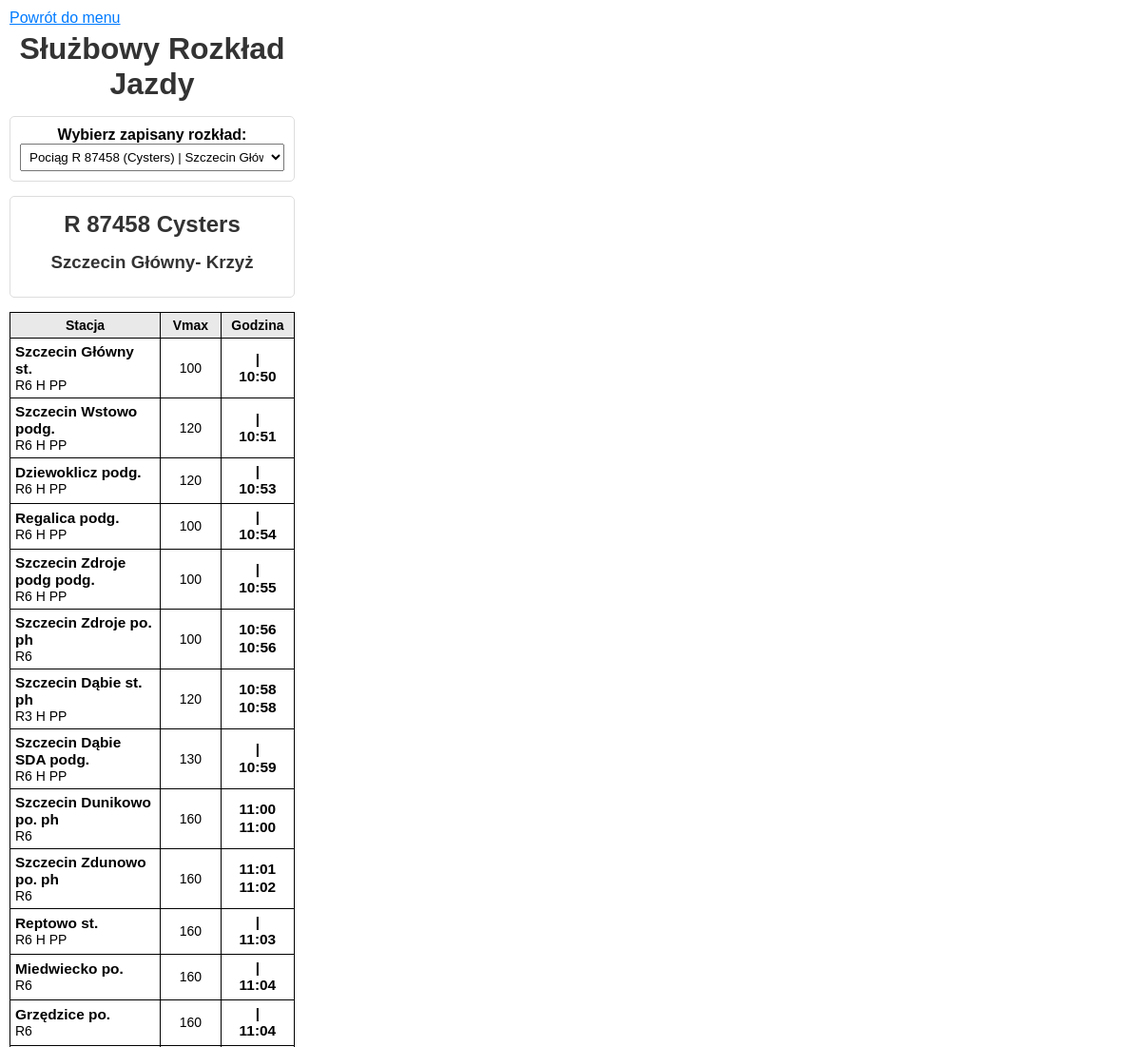
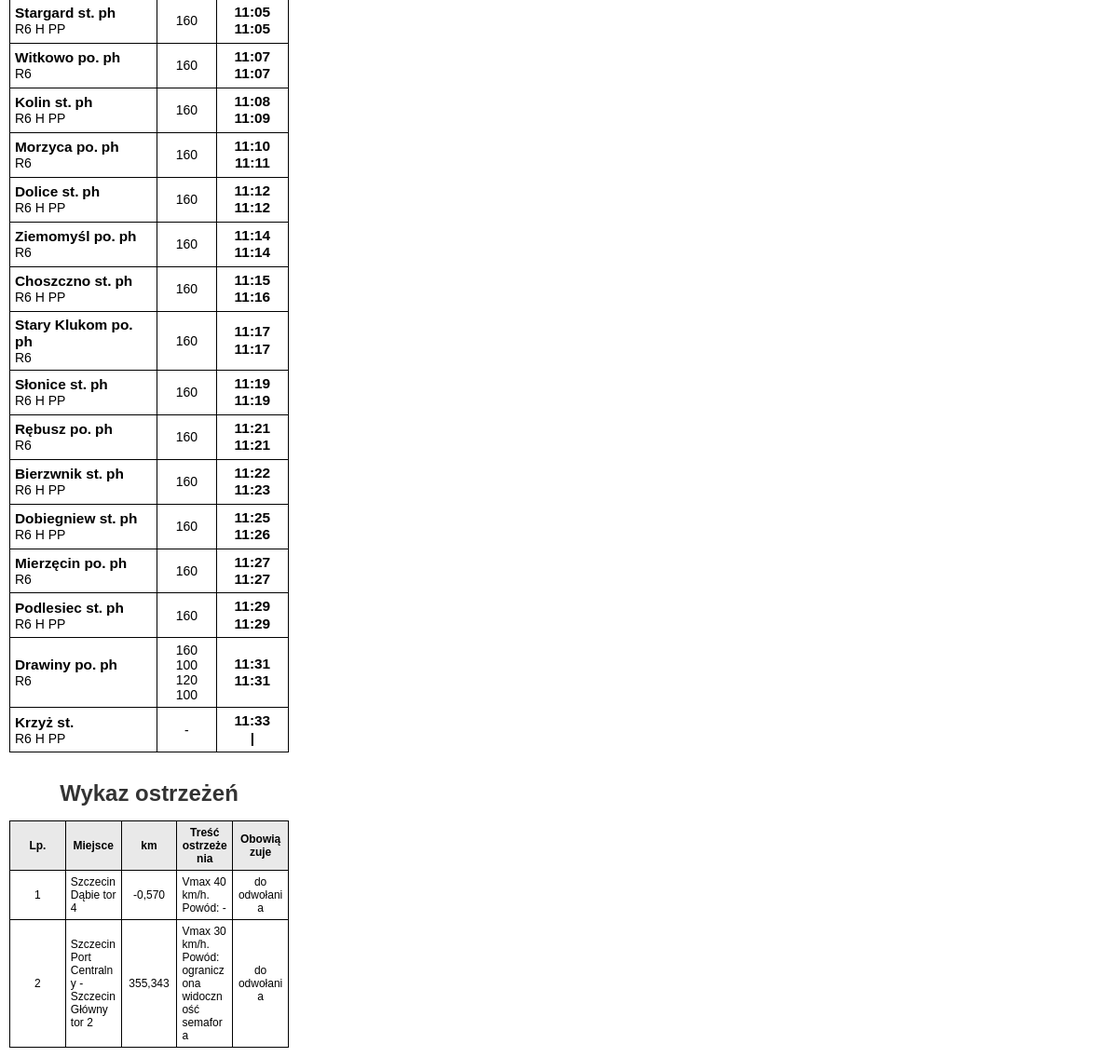
/podglad_maszynisty.php?id_przejazdu=107, run on the app's committed database (2 pictures, top to bottom).
### tables this page shows
CREATE TABLE `przejazdy` (
  `id_przejazdu` int(11) NOT NULL,
  `id_trasy` int(11) NOT NULL,
  `numer_pociagu` varchar(20) NOT NULL,
  `id_typu_pociagu` int(11) DEFAULT NULL,
  `nazwa_pociagu` varchar(100) DEFAULT NULL,
  `daty_kursowania` varchar(255) DEFAULT NULL,
  `dni_kursowania` varchar(255) DEFAULT NULL,
  `symbole` varchar(255) DEFAULT NULL,
  `data_utworzenia` timestamp NOT NULL DEFAULT current_timestamp(),
  `przesylka_nadzwyczajna` tinyint(1) DEFAULT 0
);

CREATE TABLE `typy_pociagow` (
  `id_typu` int(11) NOT NULL,
  `id_przewoznika` int(11) NOT NULL,
  `skrot` varchar(10) NOT NULL,
  `pelna_nazwa` varchar(255) NOT NULL,
  `kolor_czcionki` varchar(20) DEFAULT NULL
);

CREATE TABLE `trasy` (
  `id_trasy` int(11) NOT NULL,
  `nazwa_trasy` varchar(255) DEFAULT NULL,
  `id_stacji_poczatkowej` int(11) DEFAULT NULL,
  `id_stacji_koncowej` int(11) DEFAULT NULL
);

CREATE TABLE `szczegoly_rozkladu` (
  `id_szczegolu` int(11) NOT NULL,
  `id_przejazdu` int(11) NOT NULL,
  `id_stacji` int(11) NOT NULL,
  `kolejnosc` int(11) NOT NULL,
  `przyjazd` time DEFAULT NULL,
  `odjazd` time DEFAULT NULL,
  `peron` varchar(5) DEFAULT NULL,
  `tor` varchar(5) DEFAULT NULL,
  `uwagi_postoju` varchar(10) DEFAULT NULL,
  `przyjazd_rzecz` time DEFAULT NULL,
  `odjazd_rzecz` time DEFAULT NULL,
  `status_dyzurnego` tinyint(1) DEFAULT 0 COMMENT '0-brak, 1-zatwierdzony',
  `czy_odwolany` tinyint(1) DEFAULT 0 COMMENT '1 - stacja odwołana',
  `typ_transportu` varchar(20) DEFAULT 'POCIAG' COMMENT 'POCIAG lub ZKA',
  `zatwierdzony` tinyint(1) DEFAULT 0,
  `status_wyswietlacza` int(11) DEFAULT 0,
  `komunikat_tablica` varchar(255) DEFAULT NULL,
  `kod_opoznienia` varchar(10) DEFAULT NULL
);

CREATE TABLE `stacje` (
  `id_stacji` int(11) NOT NULL,
  `nazwa_stacji` varchar(255) DEFAULT NULL,
  `wytluszczony_plakat` tinyint(1) NOT NULL DEFAULT 0,
  `typ_stacji_id` int(11) DEFAULT NULL,
  `uwagi` text DEFAULT NULL,
  `linia_kolejowa` text DEFAULT NULL,
  `coord_x` int(11) DEFAULT 0,
  `coord_z` int(11) DEFAULT 0,
  `czy_zapowiadac` tinyint(1) DEFAULT 0,
  `domyslny_czas_postoju` time DEFAULT '00:00:30',
  `lat` decimal(10,6) DEFAULT NULL,
  `lng` decimal(10,6) DEFAULT NULL
);

CREATE TABLE `typy_stacji` (
  `id_typu_stacji` int(11) NOT NULL,
  `nazwa_typu_stacji` varchar(255) DEFAULT NULL,
  `skrot_typu_stacji` varchar(20) DEFAULT NULL
);

CREATE TABLE `ostrzezenia` (
  `id_ostrzezenia` int(11) NOT NULL,
  `data_waznosci_od` date NOT NULL,
  `do_odwolania` tinyint(1) NOT NULL DEFAULT 0,
  `data_waznosci_do` date DEFAULT NULL,
  `miejsce_opis` varchar(255) NOT NULL COMMENT 'Np. szlak, stacja, linia',
  `nr_toru` varchar(10) DEFAULT NULL,
  `km_poczatek` varchar(20) DEFAULT NULL,
  `km_koniec` varchar(20) DEFAULT NULL,
  `predkosc_max` int(11) NOT NULL,
  `powod` text DEFAULT NULL,
  `uwagi` text DEFAULT NULL
);

### podglad_maszynisty.php (the view, shortened to what this page needs)
<?php
require 'db_config.php';
$id_przejazdu_wybranego = isset($_GET['id_przejazdu']) ? (int)$_GET['id_przejazdu'] : null;
?>
<!DOCTYPE html>
<html lang="pl">
<head>
</head>
<body>
<div class="container">
    <a href="index.php">Powrót do menu</a>
    <h1>Służbowy Rozkład Jazdy</h1>
    <div class="form-container">
        <form method="GET" action="">
            <label for="id_przejazdu"><strong>Wybierz zapisany rozkład:</strong></label>
            <select name="id_przejazdu" id="id_przejazdu" onchange="this.form.submit()">
                <?php
                $sql_przejazdy = "SELECT p.id_przejazdu, p.numer_pociagu, p.nazwa_pociagu, p.data_utworzenia, t.nazwa_trasy, tp.skrot as typ_skrot
                                  FROM przejazdy p
                                  JOIN trasy t ON p.id_trasy = t.id_trasy
                                  LEFT JOIN typy_pociagow tp ON p.id_typu_pociagu = tp.id_typu
                                  ORDER BY p.data_utworzenia DESC";
                $res = mysqli_query($conn, $sql_przejazdy);
                while ($row = mysqli_fetch_assoc($res)) {
                    $opis = "Pociąg {$row['typ_skrot']} {$row['numer_pociagu']} ({$row['nazwa_pociagu']}) | {$row['nazwa_trasy']}";
                    $selected = ($id_przejazdu_wybranego == $row['id_przejazdu']) ? "selected" : "";
                    echo "<option value='{$row['id_przejazdu']}' {$selected}>{$opis}</option>";
                }
                ?>
            </select>
        </form>
    </div>
    <?php if ($id_przejazdu_wybranego): ?>
        <?php
        $sql_info = "SELECT p.numer_pociagu, p.nazwa_pociagu, t.nazwa_trasy, tp.skrot as typ_skrot
                     FROM przejazdy p
                     JOIN trasy t ON p.id_trasy = t.id_trasy
                     LEFT JOIN typy_pociagow tp ON p.id_typu_pociagu = tp.id_typu
                     WHERE p.id_przejazdu = ?";
        $stmt_info = mysqli_prepare($conn, $sql_info);
        mysqli_stmt_bind_param($stmt_info, "i", $id_przejazdu_wybranego);
        mysqli_stmt_execute($stmt_info);
        $przejazd_info = mysqli_fetch_assoc(mysqli_stmt_get_result($stmt_info));
        $sql_szczegoly = "SELECT sr.przyjazd, sr.odjazd, sr.uwagi_postoju, s.id_stacji, s.nazwa_stacji, ts.skrot_typu_stacji, s.uwagi
                          FROM szczegoly_rozkladu sr
                          JOIN stacje s ON sr.id_stacji = s.id_stacji
                          JOIN typy_stacji ts ON s.typ_stacji_id = ts.id_typu_stacji
                          WHERE sr.id_przejazdu = ?
                          ORDER BY sr.kolejnosc ASC";
        $stmt_szczegoly = mysqli_prepare($conn, $sql_szczegoly);
        mysqli_stmt_bind_param($stmt_szczegoly, "i", $id_przejazdu_wybranego);
        mysqli_stmt_execute($stmt_szczegoly);
        $result_szczegoly = mysqli_stmt_get_result($stmt_szczegoly);
        $stacje_list = mysqli_fetch_all($result_szczegoly, MYSQLI_ASSOC);
        ?>
        <div class="info-bar">
            <h2><?= "{$przejazd_info['typ_skrot']} {$przejazd_info['numer_pociagu']} {$przejazd_info['nazwa_pociagu']}" ?></h2>
            <h3><?= $przejazd_info['nazwa_trasy'] ?></h3>
        </div>
        <table>
            <thead>
                <tr>
                    <th style="width: 55%;">Stacja</th>
                    <th style="width: 20%;">Vmax</th>
                    <th style="width: 25%;">Godzina</th>
                </tr>
            </thead>
            <tbody>
                <?php foreach ($stacje_list as $index => $stacja): ?>
                    <?php
                    $vmax = '-';
                    if ($index < count($stacje_list) - 1) {
                        $id_stacji_biezacej = $stacja['id_stacji'];
                        $id_stacji_nastepnej = $stacje_list[$index + 1]['id_stacji'];
                        $sql_vmax = "SELECT predkosc_max FROM odcinki
                                     WHERE (id_stacji_A = ? AND id_stacji_B = ?) OR (id_stacji_A = ? AND id_stacji_B = ?)";
                        $stmt_vmax = mysqli_prepare($conn, $sql_vmax);
                        mysqli_stmt_bind_param($stmt_vmax, "iiii", $id_stacji_biezacej, $id_stacji_nastepnej, $id_stacji_nastepnej, $id_stacji_biezacej);
                        mysqli_stmt_execute($stmt_vmax);
                        $res_vmax = mysqli_stmt_get_result($stmt_vmax);
                        if ($vmax_row = mysqli_fetch_assoc($res_vmax)) {
                            $vmax = $vmax_row['predkosc_max'];
                        }
                    }
                    $godzina_formatted = '';
                    if ($stacja['przyjazd'] && $stacja['odjazd'] && $stacja['przyjazd'] == $stacja['odjazd']) {
                        $godzina_formatted = "|\n" . date("H:i", strtotime($stacja['przyjazd']));
                    } elseif ($stacja['przyjazd'] && $stacja['odjazd']) {
                        $godzina_formatted = date("H:i", strtotime($stacja['przyjazd'])) . "\n" . date("H:i", strtotime($stacja['odjazd']));
                    } elseif ($stacja['odjazd']) {
                        $godzina_formatted = "|\n" . date("H:i", strtotime($stacja['odjazd']));
                    } elseif ($stacja['przyjazd']) {
                        $godzina_formatted = date("H:i", strtotime($stacja['przyjazd'])) . "\n|";
                    }
                    ?>
                    <tr>
                        <td class="station-cell">
                            <b><?= "{$stacja['nazwa_stacji']} {$stacja['skrot_typu_stacji']}" ?></b>
                            <?php if(!empty($stacja['uwagi_postoju'])) echo "<b>{$stacja['uwagi_postoju']}</b>"; ?>
                            <br>
                            <?= $stacja['uwagi'] ?>
                        </td>
                        <td><?= $vmax ?></td>
                        <td class="time-cell"><?= $godzina_formatted ?></td>
                    </tr>
                <?php endforeach; ?>
            </tbody>
        </table>
        <div class="warnings-section" style="margin-top: 30px;">
            <h2>Wykaz ostrzeżeń</h2>
            <table style="font-size: 12px;">
                <thead>
                    <tr>
                        <th>Lp.</th>
                        <th>Miejsce</th>
                        <th>km</th>
                        <th>Treść ostrzeżenia</th>
                        <th>Obowiązuje</th>
                    </tr>
                </thead>
                <tbody>
                    <?php
                    $nazwy_stacji_na_trasie = array_column($stacje_list, 'nazwa_stacji');
                    $today = date('Y-m-d');
                    $sql_wszystkie_ostrzezenia = "SELECT * FROM ostrzezenia WHERE data_waznosci_od <= ? AND (do_odwolania = 1 OR data_waznosci_do >= ?) ORDER BY id_ostrzezenia";
                    $stmt_wszystkie_ostrzezenia = mysqli_prepare($conn, $sql_wszystkie_ostrzezenia);
                    mysqli_stmt_bind_param($stmt_wszystkie_ostrzezenia, "ss", $today, $today);
                    mysqli_stmt_execute($stmt_wszystkie_ostrzezenia);
                    $result_wszystkie_ostrzezenia = mysqli_stmt_get_result($stmt_wszystkie_ostrzezenia);
                    $istotne_ostrzezenia = [];
                    while($ostrz = mysqli_fetch_assoc($result_wszystkie_ostrzezenia)) {
                        $is_relevant = false;
                        foreach ($nazwy_stacji_na_trasie as $nazwa_stacji) {
                            if (mb_stripos($ostrz['miejsce_opis'], $nazwa_stacji) !== false) {
                                $is_relevant = true;
                                break;
                            }
                        }
                        if ($is_relevant) {
                            $istotne_ostrzezenia[] = $ostrz;
                        }
                    }
                    if (count($istotne_ostrzezenia) > 0):
                        $lp = 1;
                        foreach($istotne_ostrzezenia as $ostrz):
                    ?>
                    <tr>
                        <td style="width:5%"><?= $lp++ ?></td>
                        <td style="text-align:left; width:25%;"><?= htmlspecialchars($ostrz['miejsce_opis']) . " tor " . htmlspecialchars($ostrz['nr_toru']) ?></td>
                        <td style="width:10%"><?= htmlspecialchars($ostrz['km_poczatek']) ?></td>
                        <td style="text-align:left;"><?= "Vmax " . $ostrz['predkosc_max'] . " km/h. Powód: " . htmlspecialchars($ostrz['powod']) ?></td>
                        <td style="width:20%"><?= $ostrz['do_odwolania'] ? 'do odwołania' : 'do ' . $ostrz['data_waznosci_do'] ?></td>
                    </tr>
                    <?php
                        endforeach;
                    else:
                        echo "<tr><td colspan='5'>Brak aktywnych ostrzeżeń dla tej trasy.</td></tr>";
                    endif;
                    ?>
                </tbody>
            </table>
        </div>
    <?php endif; ?>
</div>
</body>
</html>

### podglad_maszynisty.php (style rules this page uses)
body { font-family: 'Arial Narrow', Arial, sans-serif; margin: 0; padding: 0; }
.container { width: 300px; margin: 0; padding: 10px; border: none; box-shadow: none; border-radius: 0; background: white; }
table { width: 100%; border-collapse: collapse; margin-top: 15px; font-size: 14px; table-layout: fixed; }
td, th { border: 1px solid black; padding: 5px; text-align: center; vertical-align: middle; word-wrap: break-word; }
th { background-color: #e9e9e9; }
.station-cell { text-align: left; }
.station-cell b { font-size: 1.1em; }
.time-cell { font-weight: bold; white-space: pre; line-height: 1.2; font-size: 1.1em; }
.form-container, .info-bar { padding: 10px; text-align: center; margin-bottom: 15px; border: 1px solid #ddd; border-radius: 5px; }
h1, h2, h3 { text-align: center; color: #333; margin: 5px 0 15px 0; }
a { color: #007bff; }
select { width: 100%; box-sizing: border-box; padding: 5px; }

### data on the page
przejazdy: id_typu_pociagu.skrot "R", numer_pociagu "87458", nazwa_pociagu "Cysters", id_trasy.nazwa_trasy "Szczecin Główny- Krzyż"
szczegoly_rozkladu: id_stacji.nazwa_stacji "Szczecin Główny", typy_stacji.skrot_typu_stacji "st.", id_stacji.uwagi "R6 H PP", vmax "100", odjazd "| 10:50"
szczegoly_rozkladu: id_stacji.nazwa_stacji "Szczecin Wstowo", typy_stacji.skrot_typu_stacji "podg.", id_stacji.uwagi "R6 H PP", vmax "120", przyjazd "| 10:51"
szczegoly_rozkladu: id_stacji.nazwa_stacji "Dziewoklicz", typy_stacji.skrot_typu_stacji "podg.", id_stacji.uwagi "R6 H PP", vmax "120", przyjazd "| 10:53"
szczegoly_rozkladu: id_stacji.nazwa_stacji "Regalica", typy_stacji.skrot_typu_stacji "podg.", id_stacji.uwagi "R6 H PP", vmax "100", przyjazd "| 10:54"
szczegoly_rozkladu: id_stacji.nazwa_stacji "Szczecin Zdroje podg", typy_stacji.skrot_typu_stacji "podg.", id_stacji.uwagi "R6 H PP", vmax "100", przyjazd "| 10:55"
szczegoly_rozkladu: id_stacji.nazwa_stacji "Szczecin Zdroje", typy_stacji.skrot_typu_stacji "po.", uwagi_postoju "ph", id_stacji.uwagi "R6", vmax "100", godzina_formatted "10:56 10:56"
szczegoly_rozkladu: id_stacji.nazwa_stacji "Szczecin Dąbie", typy_stacji.skrot_typu_stacji "st.", uwagi_postoju "ph", id_stacji.uwagi "R3 H PP", vmax "120", godzina_formatted "10:58 10:58"
szczegoly_rozkladu: id_stacji.nazwa_stacji "Szczecin Dąbie SDA", typy_stacji.skrot_typu_stacji "podg.", id_stacji.uwagi "R6 H PP", vmax "130", przyjazd "| 10:59"
szczegoly_rozkladu: id_stacji.nazwa_stacji "Szczecin Dunikowo", typy_stacji.skrot_typu_stacji "po.", uwagi_postoju "ph", id_stacji.uwagi "R6", vmax "160", godzina_formatted "11:00 11:00"
szczegoly_rozkladu: id_stacji.nazwa_stacji "Szczecin Zdunowo", typy_stacji.skrot_typu_stacji "po.", uwagi_postoju "ph", id_stacji.uwagi "R6", vmax "160", godzina_formatted "11:01 11:02"
szczegoly_rozkladu: id_stacji.nazwa_stacji "Reptowo", typy_stacji.skrot_typu_stacji "st.", id_stacji.uwagi "R6 H PP", vmax "160", przyjazd "| 11:03"
szczegoly_rozkladu: id_stacji.nazwa_stacji "Miedwiecko", typy_stacji.skrot_typu_stacji "po.", id_stacji.uwagi "R6", vmax "160", przyjazd "| 11:04"
szczegoly_rozkladu: id_stacji.nazwa_stacji "Grzędzice", typy_stacji.skrot_typu_stacji "po.", id_stacji.uwagi "R6", vmax "160", przyjazd "| 11:04"
szczegoly_rozkladu: id_stacji.nazwa_stacji "Stargard", typy_stacji.skrot_typu_stacji "st.", uwagi_postoju "ph", id_stacji.uwagi "R6 H PP", vmax "160", godzina_formatted "11:05 11:05"
szczegoly_rozkladu: id_stacji.nazwa_stacji "Witkowo", typy_stacji.skrot_typu_stacji "po.", uwagi_postoju "ph", id_stacji.uwagi "R6", vmax "160", godzina_formatted "11:07 11:07"
szczegoly_rozkladu: id_stacji.nazwa_stacji "Kolin", typy_stacji.skrot_typu_stacji "st.", uwagi_postoju "ph", id_stacji.uwagi "R6 H PP", vmax "160", godzina_formatted "11:08 11:09"
szczegoly_rozkladu: id_stacji.nazwa_stacji "Morzyca", typy_stacji.skrot_typu_stacji "po.", uwagi_postoju "ph", id_stacji.uwagi "R6", vmax "160", godzina_formatted "11:10 11:11"
szczegoly_rozkladu: id_stacji.nazwa_stacji "Dolice", typy_stacji.skrot_typu_stacji "st.", uwagi_postoju "ph", id_stacji.uwagi "R6 H PP", vmax "160", godzina_formatted "11:12 11:12"
szczegoly_rozkladu: id_stacji.nazwa_stacji "Ziemomyśl", typy_stacji.skrot_typu_stacji "po.", uwagi_postoju "ph", id_stacji.uwagi "R6", vmax "160", godzina_formatted "11:14 11:14"
szczegoly_rozkladu: id_stacji.nazwa_stacji "Choszczno", typy_stacji.skrot_typu_stacji "st.", uwagi_postoju "ph", id_stacji.uwagi "R6 H PP", vmax "160", godzina_formatted "11:15 11:16"
szczegoly_rozkladu: id_stacji.nazwa_stacji "Stary Klukom", typy_stacji.skrot_typu_stacji "po.", uwagi_postoju "ph", id_stacji.uwagi "R6", vmax "160", godzina_formatted "11:17 11:17"
szczegoly_rozkladu: id_stacji.nazwa_stacji "Słonice", typy_stacji.skrot_typu_stacji "st.", uwagi_postoju "ph", id_stacji.uwagi "R6 H PP", vmax "160", godzina_formatted "11:19 11:19"
szczegoly_rozkladu: id_stacji.nazwa_stacji "Rębusz", typy_stacji.skrot_typu_stacji "po.", uwagi_postoju "ph", id_stacji.uwagi "R6", vmax "160", godzina_formatted "11:21 11:21"
szczegoly_rozkladu: id_stacji.nazwa_stacji "Bierzwnik", typy_stacji.skrot_typu_stacji "st.", uwagi_postoju "ph", id_stacji.uwagi "R6 H PP", vmax "160", godzina_formatted "11:22 11:23"
szczegoly_rozkladu: id_stacji.nazwa_stacji "Dobiegniew", typy_stacji.skrot_typu_stacji "st.", uwagi_postoju "ph", id_stacji.uwagi "R6 H PP", vmax "160", godzina_formatted "11:25 11:26"
szczegoly_rozkladu: id_stacji.nazwa_stacji "Mierzęcin", typy_stacji.skrot_typu_stacji "po.", uwagi_postoju "ph", id_stacji.uwagi "R6", vmax "160", godzina_formatted "11:27 11:27"
szczegoly_rozkladu: id_stacji.nazwa_stacji "Podlesiec", typy_stacji.skrot_typu_stacji "st.", uwagi_postoju "ph", id_stacji.uwagi "R6 H PP", vmax "160", godzina_formatted "11:29 11:29"
szczegoly_rozkladu: id_stacji.nazwa_stacji "Drawiny", typy_stacji.skrot_typu_stacji "po.", uwagi_postoju "ph", id_stacji.uwagi "R6", vmax "160 100 120 100", godzina_formatted "11:31 11:31"
szczegoly_rozkladu: id_stacji.nazwa_stacji "Krzyż", typy_stacji.skrot_typu_stacji "st.", id_stacji.uwagi "R6 H PP", vmax "-", przyjazd "11:33 |"
ostrzezenia: miejsce_opis "Szczecin Dąbie", nr_toru "4", km_poczatek "-0,570", predkosc_max "40", powod "-", do_odwolania "do odwołania"
ostrzezenia: miejsce_opis "Szczecin Port Centralny - Szczecin Główny", nr_toru "2", km_poczatek "355,343", predkosc_max "30", powod "ograniczona widoczność semafora", do_odwolania "do odwołania"

### other printed values
form field id_przejazdu "Pociąg R 87458 (Cysters) | Szczecin Główny- Krzyż"
